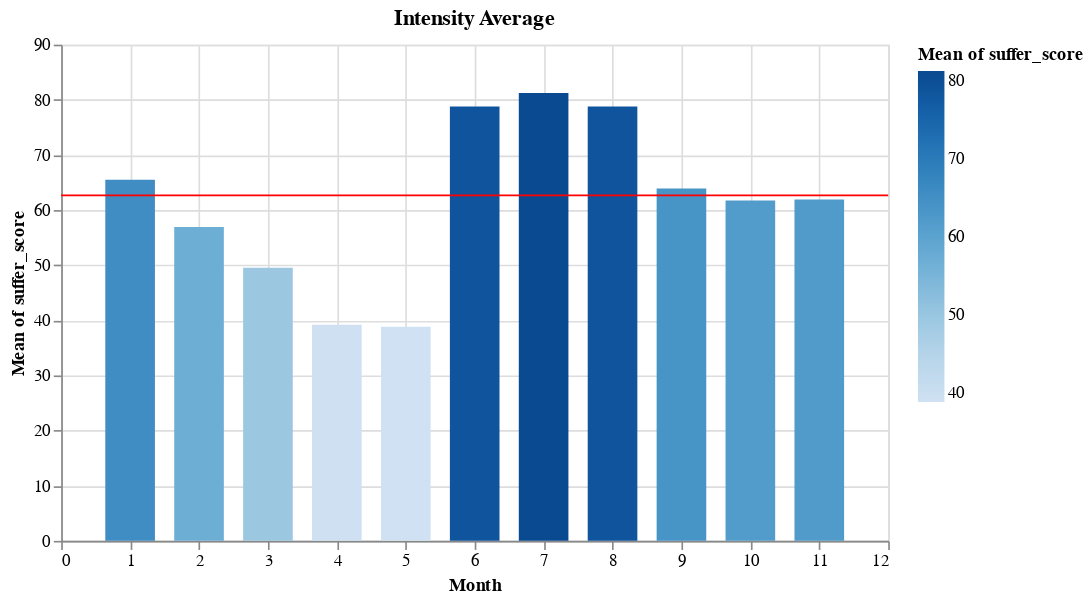

The code cell stored with this chart in its notebook:
### Markdown cell above
# Monthly Intensity Average
Because of COVID-19 I was hesitant and fearful to train in the Spring with triathlons being cancelled and postponed. With reopenings and more availability to routes in June, I decided to ramp up in training and maintain consistency. As temperatures dropped in the Fall, my relative intensity fell with slightly higher volumes. This can indicate gains in fitness from acclimation to the heat or from consistency. I find that workouts in the Fall, Winter and early Spring are easier for as my body is more comfortable in cooler temperatures.

### Code cell
bar = alt.Chart(df).mark_bar(size=30).encode(
    x=alt.X('month', sort=days, axis=alt.Axis(title='Month')),
    y='mean(suffer_score)',
    color='mean(suffer_score):Q'
)

rule = alt.Chart(df).mark_rule(color='red').encode(
    y='mean(suffer_score):Q'
)

(bar + rule).properties(
    width=500,
    title='Intensity Average'
)

### Figure 1 — Vega-Lite specification as saved in the notebook (floating-point values rounded to 4 significant figures; data arrays with more than 128 entries replaced by an {"elided": "..."} marker saying what was removed)
{"config": {"view": {"continuousWidth": 400, "continuousHeight": 300}}, "layer": [{"mark": {"type": "bar", "size": 30}, "encoding": {"color": {"type": "quantitative", "aggregate": "mean", "field": "suffer_score"}, "x": {"type": "quantitative", "axis": {"title": "Month"}, "field": "month", "sort": ["Monday", "Tuesday", "Wednesday", "Thursday", "Friday", "Saturday", "Sunday"]}, "y": {"type": "quantitative", "aggregate": "mean", "field": "suffer_score"}}}, {"mark": {"type": "rule", "color": "red"}, "encoding": {"y": {"type": "quantitative", "aggregate": "mean", "field": "suffer_score"}}}], "data": {"name": "data-2b07e2f27fc1e4f8d11b0eee55302cab"}, "title": "Intensity Average", "width": 500, "$schema": "https://vega.github.io/schema/vega-lite/v4.8.1.json", "datasets": {"data-2b07e2f27fc1e4f8d11b0eee55302cab": {"elided": "313 records"}}}
